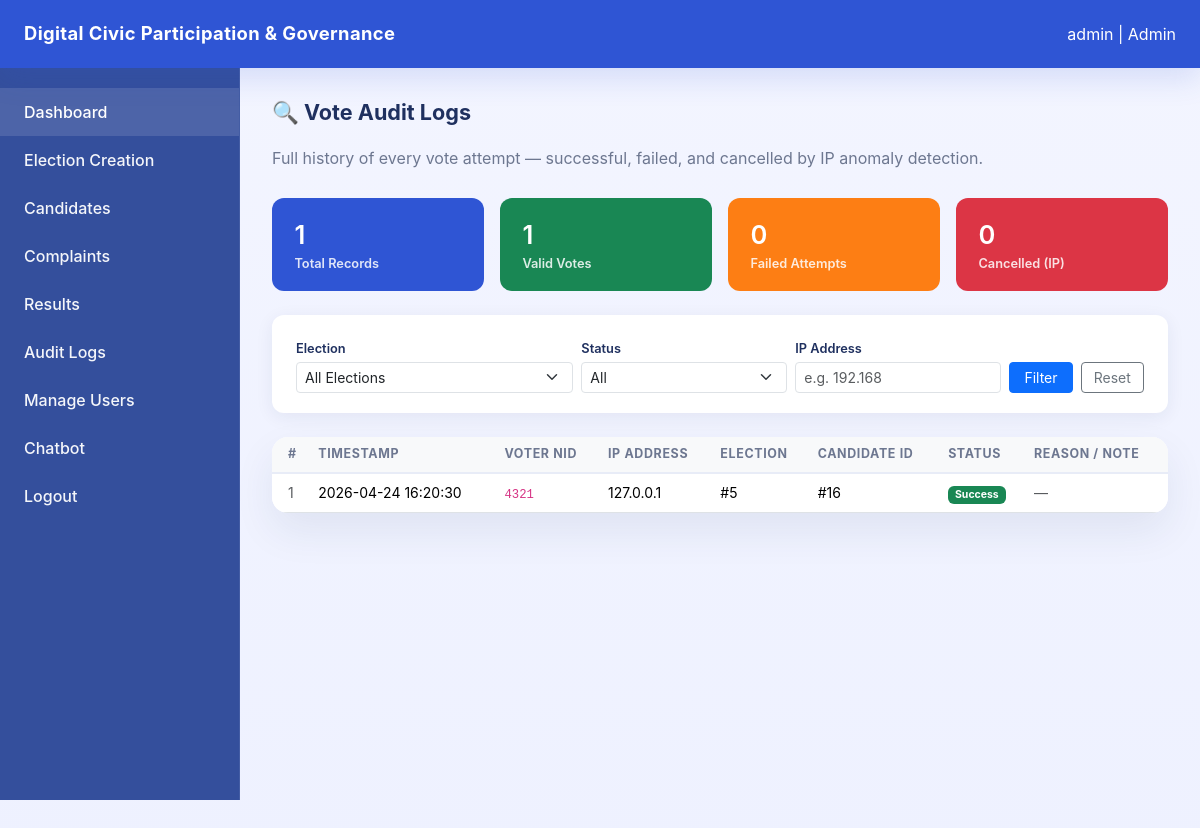
/admin/audit-logs (signed in), run on the app's committed database.
### models/voters.py (models this page shows)
class Voter(db.Model):
    NID = db.Column(db.String(20), primary_key=True)
    Name = db.Column(db.String(100), nullable=False)
    Password = db.Column(db.String(200), nullable=False)
    Phone = db.Column(db.String(15), unique=True, nullable=False)
    Email = db.Column(db.String(120), unique=True, nullable=False)
    role = db.Column(db.String(20), default="voter")
    is_active = db.Column(db.Boolean, default=True)
    has_voted = db.Column(db.Boolean, default=False)

### models/audit_log.py (models this page shows)
class AuditLog(db.Model):
    __tablename__ = "audit_log"
    id            = db.Column(db.Integer, primary_key=True)
    voter_nid     = db.Column(db.String(20), db.ForeignKey("voter.NID"), nullable=True)
    election_id   = db.Column(db.Integer,    db.ForeignKey("election_creation.id"), nullable=True)
    candidate_id  = db.Column(db.Integer,    db.ForeignKey("voting_option.id"), nullable=True)
    ip_address    = db.Column(db.String(64),  nullable=False)
    status        = db.Column(db.String(16),  nullable=False)   # "success" | "failed"
    fail_reason   = db.Column(db.String(200), nullable=True)    # populated only on failure
    cancelled     = db.Column(db.Boolean,     default=False, nullable=False)
    timestamp     = db.Column(db.DateTime,    default=datetime.utcnow, nullable=False)

### routes/audit_log.py (the view)
@audit_bp.route("/audit-logs")
def audit_logs():
    guard = admin_required()
    if guard:
        return guard
    filter_election = request.args.get("election_id", type=int)
    filter_status   = request.args.get("status", "")
    filter_ip       = request.args.get("ip", "").strip()
    query = AuditLog.query.order_by(AuditLog.timestamp.desc())
    if filter_election:
        query = query.filter_by(election_id=filter_election)
    if filter_status in ("success", "failed"):
        query = query.filter_by(status=filter_status)
    if filter_ip:
        query = query.filter(AuditLog.ip_address.like(f"%{filter_ip}%"))
    logs      = query.all()
    elections = ElectionCreation.query.order_by(ElectionCreation.title).all()
    ip_counts = {}
    for log in logs:
        if log.status == "success" and not log.cancelled:
            ip_counts[log.ip_address] = ip_counts.get(log.ip_address, 0) + 1
    flagged_ips = {ip for ip, count in ip_counts.items() if count > 10}
    return render_template(
        "audit_logs.html",
        logs=logs,
        elections=elections,
        filter_election=filter_election,
        filter_status=filter_status,
        filter_ip=filter_ip,
        flagged_ips=flagged_ips,
        ip_counts=ip_counts,
    )

### app.py (called while the page is built)
@app.context_processor
def inject_notification_count():
    unread_notification_count = 0
    current_user = None  # added
    voter_id = session.get("user_id")
    if voter_id:  # added
        from models.voters import Voter  # added
        from models.notification import Notification
        current_user = Voter.query.get(voter_id)  # added
        unread_notification_count = Notification.query.filter_by(
            voter_id=voter_id,
            is_read=False
        ).count()
    return dict(unread_notification_count=unread_notification_count, current_user=current_user)

### routes/audit_log.py (called while the page is built)
def admin_required():
    from models.voters import Voter
    voter_id = session.get("user_id")
    if not voter_id:
        return redirect("/auth/login")
    voter = Voter.query.get(voter_id)
    if not voter or voter.role != "admin":
        return redirect("/")
    return None

### templates/audit_logs.html (shortened to what this page needs)
{% extends "base.html" %}
{% block content %}
<h2 class="section-title">🔍 Vote Audit Logs</h2>
<p class="page-intro">Full history of every vote attempt — successful, failed, and cancelled by IP anomaly detection.</p>
<div class="row g-3 mb-4">
    <div class="col-6 col-md-3">
        <div class="stat-card" style="background:#2f55d4;">
            <div style="font-size:1.6rem;">{{ logs | length }}</div>
            <div style="font-size:0.8rem; opacity:.85;">Total Records</div>
        </div>
    </div>
    <div class="col-6 col-md-3">
        <div class="stat-card" style="background:#198754;">
            <div style="font-size:1.6rem;">{{ logs | selectattr("status","eq","success") | selectattr("cancelled","eq",false) | list | length }}</div>
            <div style="font-size:0.8rem; opacity:.85;">Valid Votes</div>
        </div>
    </div>
    <div class="col-6 col-md-3">
        <div class="stat-card" style="background:#fd7e14;">
            <div style="font-size:1.6rem;">{{ logs | selectattr("status","eq","failed") | list | length }}</div>
            <div style="font-size:0.8rem; opacity:.85;">Failed Attempts</div>
        </div>
    </div>
    <div class="col-6 col-md-3">
        <div class="stat-card" style="background:#dc3545;">
            <div style="font-size:1.6rem;">{{ logs | selectattr("cancelled","eq",true) | list | length }}</div>
            <div style="font-size:0.8rem; opacity:.85;">Cancelled (IP)</div>
        </div>
    </div>
</div>
<div class="filter-bar">
    <form method="GET" action="/admin/audit-logs" class="row g-2 align-items-end">
        <div class="col-12 col-md-4">
            <label class="form-label fw-semibold mb-1" style="font-size:.8rem;">Election</label>
            <select name="election_id" class="form-select form-select-sm">
                <option value="">All Elections</option>
            </select>
        </div>
        <div class="col-6 col-md-3">
            <label class="form-label fw-semibold mb-1" style="font-size:.8rem;">Status</label>
            <select name="status" class="form-select form-select-sm">
                <option value="">All</option>
            </select>
        </div>
        <div class="col-6 col-md-3">
            <label class="form-label fw-semibold mb-1" style="font-size:.8rem;">IP Address</label>
            <input type="text" name="ip" class="form-control form-control-sm"
                   placeholder="e.g. 192.168" value="{{ filter_ip }}">
        </div>
        <div class="col-12 col-md-2 d-flex gap-2">
            <button type="submit" class="btn btn-primary btn-sm w-100">Filter</button>
            <a href="/admin/audit-logs" class="btn btn-outline-secondary btn-sm w-100">Reset</a>
        </div>
    </form>
</div>
<div class="card-smooth p-0 overflow-hidden">
    {% if logs %}
    <div class="table-responsive">
        <table class="table table-hover table-audit mb-0">
            <thead class="table-light">
                <tr>
                    <th class="ps-3">#</th>
                    <th>Timestamp</th>
                    <th>Voter NID</th>
                    <th>IP Address</th>
                    <th>Election</th>
                    <th>Candidate ID</th>
                    <th>Status</th>
                    <th>Reason / Note</th>
                </tr>
            </thead>
            <tbody>
                {% for log in logs %}
                <tr class="{% if log.cancelled %}row-cancelled{% endif %}">
                    <td class="ps-3 text-muted">{{ log.id }}</td>
                    <td>{{ log.timestamp.strftime("%Y-%m-%d %H:%M:%S") }}</td>
                    <td>
                        {% if log.voter_nid %}
                            <code>{{ log.voter_nid }}</code>
                        {% else %}
                            <span class="text-muted">—</span>
                        {% endif %}
                    </td>
                    <td>
                        {% if log.ip_address in flagged_ips %}
                            <span class="ip-flagged">{{ log.ip_address }} ⚠️</span>
                        {% else %}
                            {{ log.ip_address }}
                        {% endif %}
                    </td>
                    <td>
                        {% if log.election_id %}
                            #{{ log.election_id }}
                        {% else %}
                            <span class="text-muted">—</span>
                        {% endif %}
                    </td>
                    <td>
                        {% if log.candidate_id %}
                            #{{ log.candidate_id }}
                        {% else %}
                            <span class="text-muted">—</span>
                        {% endif %}
                    </td>
                    <td>
                        {% if log.cancelled %}
                            <span class="badge badge-cancelled">Cancelled</span>
                        {% elif log.status == "success" %}
                            <span class="badge badge-success">Success</span>
                        {% else %}
                            <span class="badge badge-failed">Failed</span>
                        {% endif %}
                    </td>
                    <td>
                        {% if log.cancelled %}
                            <span class="text-danger">IP exceeded 10-vote limit</span>
                        {% elif log.fail_reason %}
                            {{ log.fail_reason }}
                        {% else %}
                            <span class="text-muted">—</span>
                        {% endif %}
                    </td>
                </tr>
                {% endfor %}
            </tbody>
        </table>
    </div>
    {% else %}
    <div class="text-center py-5 text-muted">
        <div style="font-size:2.5rem;">📋</div>
        <p class="mt-2">No audit records match your filters.</p>
    </div>
    {% endif %}
</div>
{% endblock %}

### templates/base.html (shortened to what this page needs)
<!DOCTYPE html>
<html lang="en">
<head>
    <link href="https://cdn.jsdelivr.net/npm/bootstrap@5.3.3/dist/css/bootstrap.min.css" rel="stylesheet">
</head>
<body>
    <div class="topbar">
        <span class="brand">Digital Civic Participation & Governance</span>
        <div class="d-none d-lg-flex gap-3 align-items-center text-white-75">
            {% if current_user %}
                <span>
                    {{ current_user.Name }} |
                    {% if current_user.role == "admin" %}
                        Admin
                    {% else %}
                        Citizen
                    {% endif %}
                </span>
            {% else %}
                <span>Your country, your rights!</span>
            {% endif %}
        </div>
    </div>
    <div class="sidebar">
        {% if current_user %}
            <a class="active" href="{{ url_for('dashboard') }}">Dashboard</a>
            {% if current_user.role == "admin" %}
                <a href="{{ url_for('e_bp.election_creation_page') }}">Election Creation</a>
                <a href="{{ url_for('c_bp.candidates_page') }}">Candidates</a>
                <a href="{{ url_for('complaint_bp.complaints_page') }}">Complaints</a>
                <a href="{{ url_for('result_bp.results_page') }}">Results</a>
                <a href="{{ url_for('audit.audit_logs') }}">Audit Logs</a>
                <a href="{{ url_for('admin.getVoters') }}">Manage Users</a>
                <a href="{{ url_for('chat.chatbot_page') }}">Chatbot</a>
            {% endif %}
            <a href="{{ url_for('auth.logout') }}">Logout</a>
        {% else %}
            <a class="active" href="{{ url_for('home') }}">Home</a>
            <a href="{{ url_for('auth.login') }}">Login</a>
            <a href="{{ url_for('auth.signup') }}">Sign Up</a>
        {% endif %}
    </div>
    <main class="content">
        {% block content %}{% endblock %}
    </main>
</body>
</html>

### templates/base.html (style rules this page uses)
:root { --brand: #2f55d4; --brand-soft: #edf0ff; --surface: #ffffff; --surface-soft: #f4f6ff; --text: #1f305f; --muted: #6d7790; }
body { margin: 0; min-height: 100vh; background: linear-gradient(180deg, #f3f5ff 0%, #eef1ff 100%); font-family: Inter, system-ui, -apple-system, BlinkMacSystemFont, "Segoe UI", sans-serif; color: var(--text); }
.topbar { position: fixed; top: 0; left: 0; right: 0; height: 68px; background: var(--brand); color: #fff; display: flex; align-items: center; justify-content: space-between; padding: 0 24px; z-index: 1000; box-shadow: 0 10px 30px rgba(47, 85, 212, 0.16); }
.topbar .brand { font-size: 1.15rem; font-weight: 700; letter-spacing: 0.02em; }
.sidebar { position: fixed; top: 68px; left: 0; width: 240px; height: calc(100vh - 68px); background: #344f9c; padding: 20px 0; overflow-y: auto; border-right: 1px solid rgba(255, 255, 255, 0.08); }
.sidebar a { display: block; padding: 12px 24px; color: rgba(255, 255, 255, 0.95); text-decoration: none; font-weight: 500; transition: background 0.2s ease, color 0.2s ease; }
.sidebar a:hover, .sidebar a.active { background: rgba(255, 255, 255, 0.12); color: #fff; }
.content { margin-left: 240px; margin-top: 68px; padding: 32px; min-height: calc(100vh - 68px); }
.card-smooth { border: 0; border-radius: 1rem; background: var(--surface); box-shadow: 0 18px 40px rgba(23, 45, 92, 0.08); }
.section-title { font-size: 1.35rem; font-weight: 700; margin-bottom: 1.25rem; color: var(--text); }
.page-intro { color: var(--muted); margin-bottom: 1.75rem; }

### templates/audit_logs.html (style rules this page uses)
.badge-success { background: #198754; }
.filter-bar { background: #fff; border-radius: 0.75rem; box-shadow: 0 4px 18px rgba(23,45,92,0.07); padding: 1.25rem 1.5rem; margin-bottom: 1.5rem; }
.stat-card { border-radius: 0.75rem; padding: 1.1rem 1.4rem; color: #fff; font-weight: 600; }
.table-audit th { font-size: 0.78rem; text-transform: uppercase; letter-spacing: 0.05em; color: #6d7790; border-bottom: 2px solid #e8ecf7; }
.table-audit td { font-size: 0.875rem; vertical-align: middle; }

### data on the page
Voter: Name "admin"
AuditLog: id "1", timestamp "2026-04-24 16:20:30", voter_nid "4321", ip_address "127.0.0.1", election_id "5", candidate_id "16", cancelled "Success"

### other printed values
{{ logs | length }} "1"
{{ logs | selectattr("status","eq","failed") | list | length }} "0"
{{ logs | selectattr("cancelled","eq",true) | list | length }} "0"
